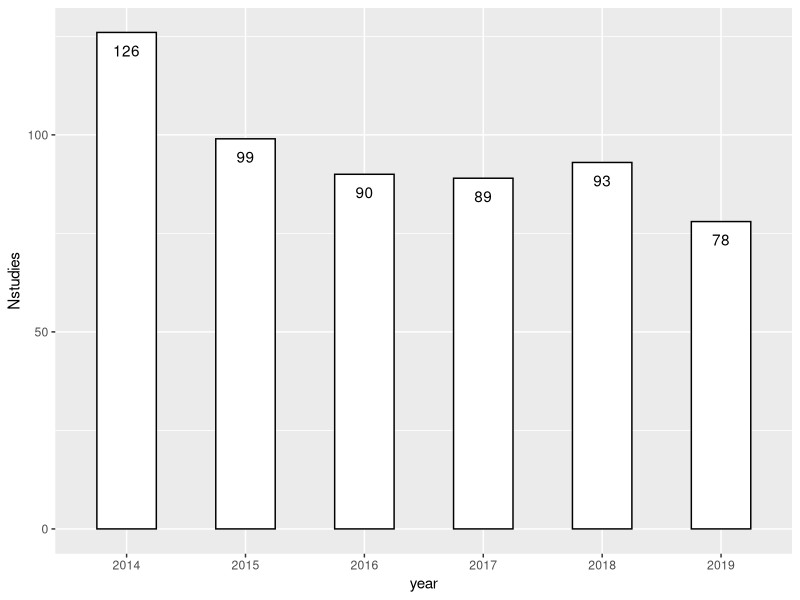

The R script that drew this image:
## ---- chunk 1
library(tidyverse)
## ---- chunk 2
studies <- read_csv("../data/studies_gsheet.csv") %>% 
  mutate(species = ifelse(species == "Macaca sp.", NA, species))
## ---- chunk 3
studies %>% summarise(Nsites = n_distinct(site))
## ---- chunk 4
studies %>% summarise(Nstudies = n_distinct(studyID), Nspecies = n_distinct(species))
## ---- chunk 5
# not super exciting
studies %>% 
    mutate(year = fct_recode(year, "2019" = "in press")) %>% 
    group_by(year) %>% 
    summarise(Nstudies = n_distinct(studyID)) %>% 
ggplot(aes(year, Nstudies)) +
    geom_bar(stat = "identity", col = "black", fill = "white", width = .5) +
    geom_text(aes(label = Nstudies), vjust = 2)
## ---- chunk 6
studies %>% 
    group_by(species) %>% 
    summarise(Nstudies = n_distinct(studyID), Nsites = n_distinct(site)) %>% 
    filter(species %in% c("rhesus macaque", "chimpanzee")) %>% 
    mutate(diversity = round(Nsites/Nstudies, 2))
## ---- chunk 7
sp_stud <- studies %>% 
    group_by(species) %>% 
    summarise(Nstudies = n_distinct(studyID))
## ---- chunk 8
quantile(sp_stud$Nstudies, seq(.05, 1, .05)) %>% round()
## ---- chunk 9
sp_stud %>% 
    ungroup %>% 
    summarise(Nx = sum(Nstudies < 6), n(), percent = round(Nx/n(), 2))
## ---- chunk 10
studies %>% 
    group_by(species) %>% 
    summarise(Nstudies = n_distinct(studyID)) %>% 
    summarise(N1study = sum(Nstudies == 1), n(), percent = round(N1study/n(), 2))
## ---- chunk 11
sp_2plus <- studies %>% 
  group_by(studyID) %>% 
  summarise(Nspecies = n_distinct(species))

sp_2plus %>% 
  summarise(N2plus = sum(Nspecies > 1), n(), percent = round(N2plus/n(), 2))
## ---- chunk 12
studies %>% 
  group_by(species_comparison) %>% 
  summarise(n_distinct(studyID))
## ---- chunk 13
sp_3plus_ID <- sp_2plus %>% filter(Nspecies > 2) %>% with(studyID)

studies %>% 
  filter(studyID %in% sp_3plus_ID) %>% 
  group_by(studyID) %>% 
  summarise(Nspcomp = sum(species_comparison == "yes")) %>% 
  summarise(Nsp3pluscomp = sum(Nspcomp > 0))
## ---- chunk 14
sample_sizes <- studies %>% 
    filter(!is.na(n)) %>% 
    group_by(species, studyID) %>% 
    summarize(N = sum(n))
## ---- chunk 15
quantile(sample_sizes$N, seq(.05, 1, .05)) %>% round()
## ---- chunk 16
sample_sizes %>% 
    ungroup %>% 
    summarise(Nx = sum(N < 16), n(), percent = round(Nx/n(), 2))
## ---- chunk 17
sample_sizes2 <- studies %>% 
    filter(!is.na(n)) %>% 
    group_by(species, studyID) %>% 
    summarise(N = sum(n)) %>% 
    summarise(Mdn = median(N))
## ---- chunk 18
quantile(sample_sizes2$Mdn, seq(.05, 1, .05)) %>% round()
## ---- chunk 19
sample_sizes2 %>% 
    ungroup %>% 
    summarise(Mdnx = sum(Mdn < 10), n(), percent = round(Mdnx/n(), 2))
## ---- chunk 20
# min, 1st quantile, median, 3rd quantile, max
fivenum(sample_sizes$N)
## ---- chunk 21
studies %>% 
    filter(!is.na(n)) %>% 
    group_by(studyID) %>% 
    summarise(N = sum(n)) %>% 
    with(fivenum(N))
## ---- chunk 22
st_stud <- studies %>% 
  filter(!is.na(site)) %>% 
  group_by(site) %>% 
  summarise(Nstudies = n_distinct(studyID)) %>% 
  arrange(desc(Nstudies))
## ---- chunk 23
(top_sites <- st_stud$site[1:5])

studies %>% 
  filter(site %in% top_sites) %>% 
  summarise(n_distinct(studyID))
## ---- chunk 24
studies %>% 
  group_by(studyID) %>%
  summarise(Nrep = sum(attempt_replication != "no", na.rm = T)) %>% 
  summarise(sum(Nrep > 1), n())
